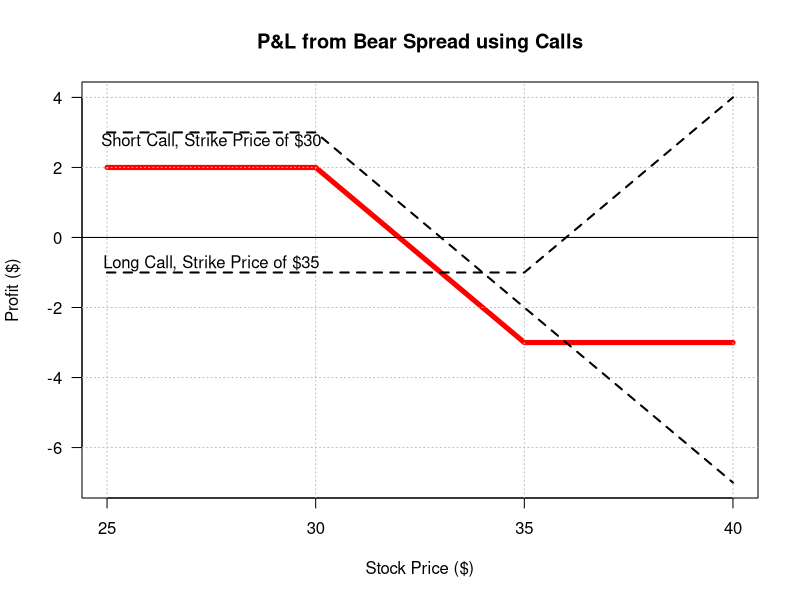

Source code (R):
spread.bear.call <- function(k1, k2, c1, c2){ # Bear Spread using calls
  
  if (k1 >= k2) return(message("Short Call can't be higher than Long Call"))
  
  # if strike prices are fine, let us calculate long and short calls
  L <- rbind(cbind(seq(k1 - 5, k2, 1), -c1), # Long Call
             cbind(seq(k2 + 1, k2 + 5, 1), seq(k2 - 4 - k1, k2 - k1, 1) - 1))
    
  S <- rbind(cbind(seq(k1 - 5, k1, 1), c2),
             cbind(seq(k1 + 1, k2 + 5, 1), c2 - seq(1, 10, 1))) # Short Call
    
  colnames(L) <- c("Stock Price", "Profit from Long Call") # Column names         
  colnames(S) <- c("Stock Price", "Profit from Short Call")       
    
  DF <- merge(L, S, by = "Stock Price") # Merge stock and option data frames
    
  DF$`Total Payoff` <- DF[,2] + DF[,3] # Column for total pay-off from calls
    
  plot(x = DF[,1], y = DF[,4], las = 1, ylab = "Profit ($)", type = "l",
       xlab = "Stock Price ($)", ylim = c(min(DF[,2:4]), max(DF[,2:4])),
       main = "P&L from Bear Spread using Calls", lwd = 5, col = "red")
    
  grid(nx = NULL, ny = NULL, col = "grey", lty = 3) # Grid & lines for calls
    
  for (n in 2:3){ lines(x = DF[,1], y = DF[,n], lwd = 2, lty = 2) }
    
  abline(h = 0) # Break Even line
    
  text(x = k1 - 2.5, y = 2.75, sprintf("Short Call, Strike Price of $%s", k1))
  text(x = k1 - 2.5, y = -0.75, sprintf("Long Call, Strike Price of $%s", k2))
    
  DF # Display data frame
}
spread.bear.call(30, 35, 1, 3) # Test
